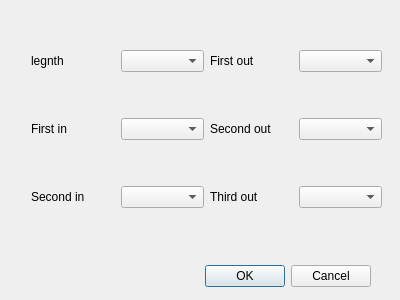
<?xml version="1.0" encoding="UTF-8"?>
<ui version="4.0">
 <class>ConfigDialog</class>
 <widget class="QDialog" name="ConfigDialog">
  <property name="geometry">
   <rect>
    <x>0</x>
    <y>0</y>
    <width>400</width>
    <height>300</height>
   </rect>
  </property>
  <property name="windowTitle">
   <string>Dialog</string>
  </property>
  <widget class="QDialogButtonBox" name="buttonBox">
   <property name="geometry">
    <rect>
     <x>30</x>
     <y>260</y>
     <width>341</width>
     <height>32</height>
    </rect>
   </property>
   <property name="orientation">
    <enum>Qt::Horizontal</enum>
   </property>
   <property name="standardButtons">
    <set>QDialogButtonBox::Cancel|QDialogButtonBox::Ok</set>
   </property>
  </widget>
  <widget class="QWidget" name="">
   <property name="geometry">
    <rect>
     <x>31</x>
     <y>10</y>
     <width>351</width>
     <height>241</height>
    </rect>
   </property>
   <layout class="QHBoxLayout" name="horizontalLayout_7">
    <item>
     <layout class="QVBoxLayout" name="verticalLayout_2">
      <item>
       <layout class="QHBoxLayout" name="horizontalLayout">
        <item>
         <widget class="QLabel" name="lengthText">
          <property name="text">
           <string>legnth</string>
          </property>
         </widget>
        </item>
        <item>
         <widget class="QComboBox" name="length"/>
        </item>
       </layout>
      </item>
      <item>
       <layout class="QHBoxLayout" name="horizontalLayout_5">
        <item>
         <widget class="QLabel" name="input1">
          <property name="text">
           <string>First in</string>
          </property>
         </widget>
        </item>
        <item>
         <widget class="QComboBox" name="Input1"/>
        </item>
       </layout>
      </item>
      <item>
       <layout class="QHBoxLayout" name="horizontalLayout_6">
        <item>
         <widget class="QLabel" name="input2">
          <property name="text">
           <string>Second in</string>
          </property>
         </widget>
        </item>
        <item>
         <widget class="QComboBox" name="Input2"/>
        </item>
       </layout>
      </item>
     </layout>
    </item>
    <item>
     <layout class="QVBoxLayout" name="verticalLayout">
      <item>
       <layout class="QHBoxLayout" name="horizontalLayout_2">
        <item>
         <widget class="QLabel" name="output1">
          <property name="text">
           <string>First out</string>
          </property>
         </widget>
        </item>
        <item>
         <widget class="QComboBox" name="Output1"/>
        </item>
       </layout>
      </item>
      <item>
       <layout class="QHBoxLayout" name="horizontalLayout_3">
        <item>
         <widget class="QLabel" name="output2">
          <property name="text">
           <string>Second out</string>
          </property>
         </widget>
        </item>
        <item>
         <widget class="QComboBox" name="Output2"/>
        </item>
       </layout>
      </item>
      <item>
       <layout class="QHBoxLayout" name="horizontalLayout_4">
        <item>
         <widget class="QLabel" name="output3">
          <property name="text">
           <string>Third out</string>
          </property>
         </widget>
        </item>
        <item>
         <widget class="QComboBox" name="Output3"/>
        </item>
       </layout>
      </item>
     </layout>
    </item>
   </layout>
  </widget>
 </widget>
 <resources/>
 <connections>
  <connection>
   <sender>buttonBox</sender>
   <signal>accepted()</signal>
   <receiver>ConfigDialog</receiver>
   <slot>accept()</slot>
   <hints>
    <hint type="sourcelabel">
     <x>248</x>
     <y>254</y>
    </hint>
    <hint type="destinationlabel">
     <x>157</x>
     <y>274</y>
    </hint>
   </hints>
  </connection>
  <connection>
   <sender>buttonBox</sender>
   <signal>rejected()</signal>
   <receiver>ConfigDialog</receiver>
   <slot>reject()</slot>
   <hints>
    <hint type="sourcelabel">
     <x>316</x>
     <y>260</y>
    </hint>
    <hint type="destinationlabel">
     <x>286</x>
     <y>274</y>
    </hint>
   </hints>
  </connection>
 </connections>
</ui>
